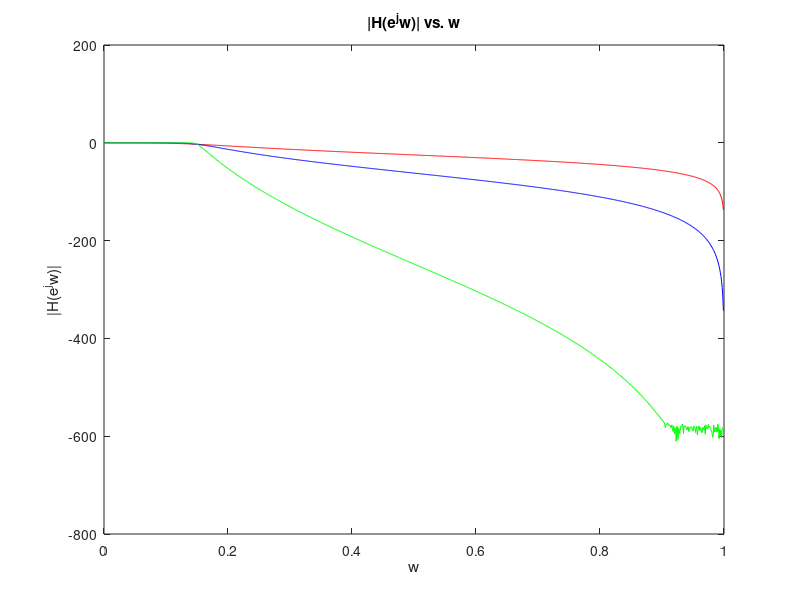

Source code (MATLAB):
%% Filter definition
[b,a] = butter(2,0.15)

%% My freqz calculation
N = 1024; % Number of points to evaluate at
upp = pi; % Evaluate only up to fs/2
% Create the vector of angular frequencies at one more point.
% After that remove the last element (Nyquist frequency)
w = linspace(0, pi, N+1); 
w(end) = [];
ze = exp(-1j*w); % Pre-compute exponent
H = polyval(b, ze)./polyval(a, ze); % Evaluate transfer function and take the amplitude
Ha = abs(H);
Hdb  = 20*log10(Ha/1); % Convert to dB scale
wn   = w/pi;
% Plot and set axis limits
figure
xlim = ([0 1]);
plot(wn, Hdb,'r')
hold on

[b,a] = butter(5,0.15)

%% My freqz calculation
N = 1024; % Number of points to evaluate at
upp = pi; % Evaluate only up to fs/2
% Create the vector of angular frequencies at one more point.
% After that remove the last element (Nyquist frequency)
w = linspace(0, pi, N+1); 
w(end) = [];
ze = exp(-1j*w); % Pre-compute exponent
H = polyval(b, ze)./polyval(a, ze); % Evaluate transfer function and take the amplitude
Ha = abs(H);
Hdb  = 20*log10(Ha/1); % Convert to dB scale
wn   = w/pi;
% Plot and set axis limits
xlim = ([0 1]);
plot(wn, Hdb,'b')
hold on

[b,a] = butter(20,0.15)

%% My freqz calculation
N = 1024; % Number of points to evaluate at
upp = pi; % Evaluate only up to fs/2
% Create the vector of angular frequencies at one more point.
% After that remove the last element (Nyquist frequency)
w = linspace(0, pi, N+1); 
w(end) = [];
ze = exp(-1j*w); % Pre-compute exponent
H = polyval(b, ze)./polyval(a, ze); % Evaluate transfer function and take the amplitude
Ha = abs(H);
Hdb  = 20*log10(Ha/1); % Convert to dB scale
wn   = w/pi;

xlim = ([0 1]);
plot(wn, Hdb,'g')

title('|H(e^jw)| vs. w');
xlabel('w');
ylabel('|H(e^jw)|');
